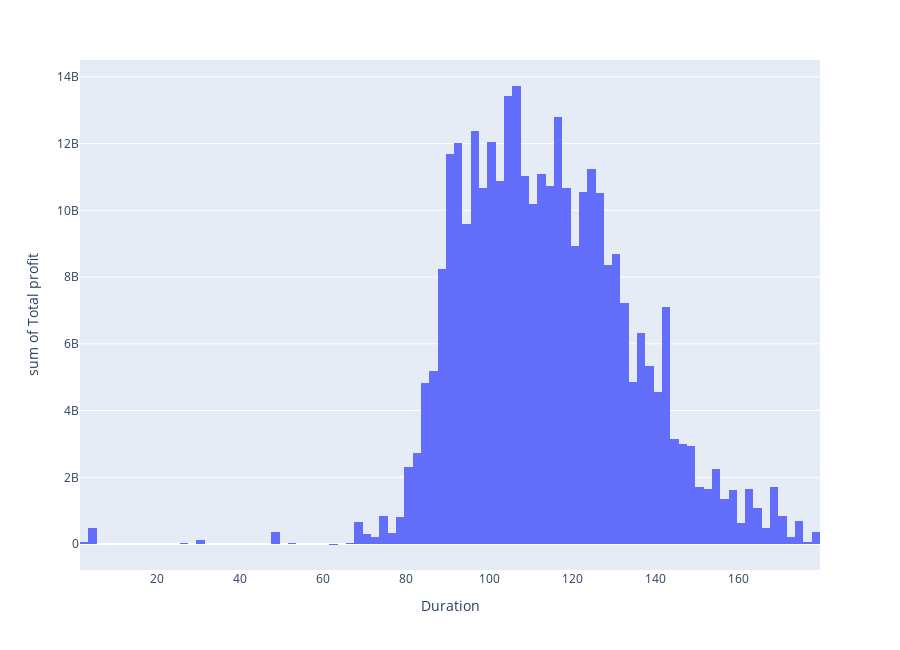

The cell this chart's notebook holds for it:
### Code cell
#2. Los ingresos son mayores a mayor duración de la película

data = removeOutliers(df, 'runtime', 'profit')
px.scatter(
    data,
    x = data["runtime"],
    y = data['profit'],
    height=650,
    width=900,
)
fig = px.histogram(
    data,
    x = "runtime",
    y = 'profit',
    height=650,
    width=900,
    #nbins=80,
    labels={
        'profit': 'Total profit',
        'runtime': 'Duration'
    }
)

fig.show()

### Figure 1 — Plotly figure (JSON) as saved in the notebook; plotly's stock layout.template omitted (floating-point values rounded to 4 significant figures; data arrays with more than 128 entries replaced by an {"elided": "..."} marker saying what was removed)
{"data": [{"alignmentgroup": "True", "bingroup": "x", "histfunc": "sum", "hovertemplate": "Duration=%{x}<br>sum of Total profit=%{y}<extra></extra>", "legendgroup": "", "marker": {"color": "#636efa", "pattern": {"shape": ""}}, "name": "", "offsetgroup": "", "orientation": "v", "showlegend": false, "x": {"elided": "8620 float values"}, "xaxis": "x", "y": {"elided": "8620 int values"}, "yaxis": "y", "type": "histogram"}], "layout": {"xaxis": {"anchor": "y", "domain": [0.0, 1.0], "title": {"text": "Duration"}}, "yaxis": {"anchor": "x", "domain": [0.0, 1.0], "title": {"text": "sum of Total profit"}}, "legend": {"tracegroupgap": 0}, "margin": {"t": 60}, "barmode": "relative", "height": 650, "width": 900}}
